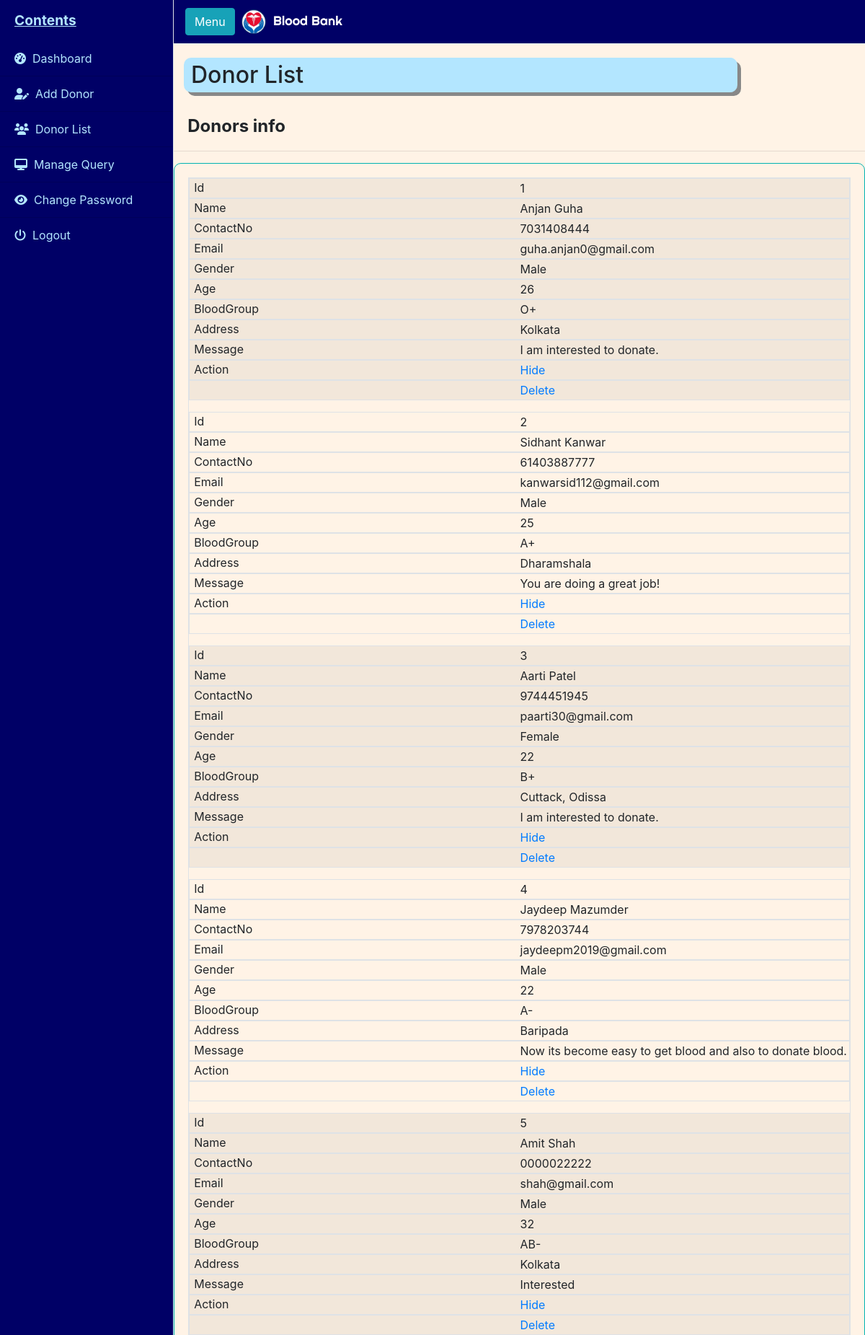
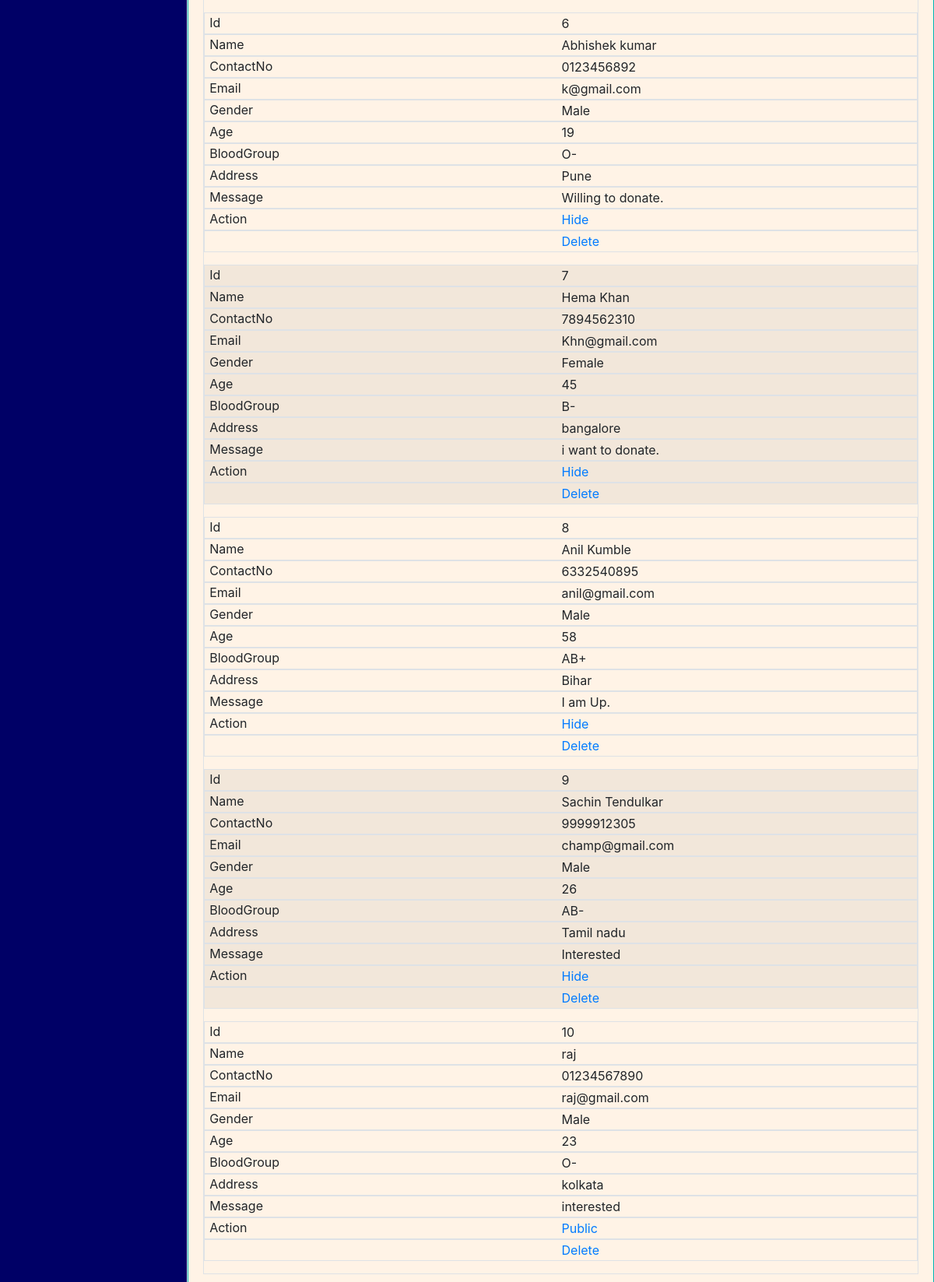
The page /adminpanel/donorlist.php (signed in) on the database its author committed (2 pictures, top to bottom).
### tables this page shows
CREATE TABLE `blooddonor` (
  `id` int(11) NOT NULL,
  `FullName` varchar(100) DEFAULT NULL,
  `MobileNumber` char(11) DEFAULT NULL,
  `EmailId` varchar(100) DEFAULT NULL,
  `Gender` varchar(20) DEFAULT NULL,
  `Age` int(11) DEFAULT NULL,
  `BloodGroup` varchar(20) DEFAULT NULL,
  `Address` varchar(255) DEFAULT NULL,
  `Message` mediumtext DEFAULT NULL,
  `PostingDate` timestamp NOT NULL DEFAULT current_timestamp(),
  `status` int(1) DEFAULT NULL
);

### adminpanel/donorlist.php (the view, shortened to what this page needs)
<?php
$conn = new mysqli("localhost", "root","","bloodbank");
?>
<!doctype html>
<html lang="en">
<head>
    <link rel="stylesheet" href="https://stackpath.bootstrapcdn.com/bootstrap/4.5.1/css/bootstrap.min.css">
    <link rel="stylesheet" type="text/css" href="https://cdnjs.cloudflare.com/ajax/libs/animate.css/4.1.0/animate.min.css">
</head>
<body style="background-color: #fff3e6;">
<div class="d-flex" id="wrapper">
<div class=" border-right" id="sidebar-wrapper"  style="background-color: #000066;">
  <div class="sidebar-heading" style="color:#b3e6ff;"><u><b>Contents </b></u></div>
  <div class="list-group list-group-flush">
    <a href="dashboard.php" class="list-group-item list-group-item-action" id="list"><i class="fas fa-tachometer-alt"></i>&nbsp Dashboard</a>
    <a href="adddonor.php" class="list-group-item list-group-item-action" id="list"><i class="fas fa-user-edit"></i>&nbsp Add Donor</a>
    <a href="donorlist.php" class="list-group-item list-group-item-action" id="list"><i class="fas fa-users"></i>&nbsp Donor List</a>
    <a href="managequery.php" class="list-group-item list-group-item-action" id="list"><i class="fas fa-desktop"></i>&nbsp Manage Query</a>
    <a href="changepassword.php" class="list-group-item list-group-item-action" id="list"><i class="fas fa-eye"></i>&nbsp Change Password</a>
    <a href="logout.php" class="list-group-item list-group-item-action" id="list"><i class="fas fa-power-off"></i>&nbsp Logout</a>
  </div>
</div>
<div id="page-content-wrapper">
  <nav class="navbar navbar-expand-lg navbar-light border-bottom" style="background-color: #000066;">
    <button class="btn btn-info" id="menu-toggle">Menu</button>
    <a class="navbar-brand" href="#" style="font-family: 'Lemonada', cursive;
            font-family: 'Righteous', cursive; font-size: 1.5vw; color: white;"><img src="images/icon.png" style="width: 7%; margin-left:2%;">&nbsp Blood Bank
        </a>
  </nav>
<div class="container-fulid">
    <div class="row">
        <div class="col-md-12">
        <h2 class="page-title" style="width:80%; padding:0.5%;margin-top:2%;margin-left:1.5%; padding-left: 1%; background-color:#b3e6ff;border-radius: 10px; box-shadow: 5px 5px #888888;">Donor List</h2>
        <div class="panel panel-default">
        <div class="panel-heading" style="font-size: 150%; margin-left:2%; margin-top:3%;"><b>Donors info </b></div><hr>
				    <div class="panel-body"  style="padding: 2%; border-radius: 10px; border: 1px solid #00b3b3;">
                    <table role="table" class="table-striped table-bordered" style="width: 100%;" >
						<tbody role="rowgroup">
                            <?php
                                $query = "select * from blooddonor";
                                    $result = $conn->query($query);
                                    $cnt=1;
                                    while($row = $result->fetch_assoc()){
                                    echo "<tr role='row'>";
                                    echo "<td role='cell'>$cnt</td>";
                                    echo "<td role='cell'>".$row["FullName"]."</td>";
                                    echo "<td role='cell'>".$row["MobileNumber"]."</td>";
                                    echo "<td role='cell'>".$row["EmailId"]."</td>";
                                    echo "<td role='cell'>".$row["Gender"]."</td>";
                                    echo "<td role='cell'>".$row["Age"]."</td>";
                                    echo "<td role='cell'>".$row["BloodGroup"]."</td>";
                                    echo "<td role='cell'>".$row["Address"]."</td>";
                                    echo "<td role='cell'>".$row["Message"]."</td>";
                                   if($row['status'] == 1){
                                    echo "<td> <a href='donorlist.php?hidden=".$row["id"]."'  onclick=\"javascript:return confirm('Do you really want to hide this detail?');\"> Hide </a>  </td>";
                                   }else{
                                    echo  "<td> <a href='donorlist.php?public=".$row["id"]."'  onclick=\"javascript:return confirm('Do you really want to public this detail?');\">Public</a> </td>";
                                   }
                                     echo "<td><a href='donorlist.php?del=".$row["id"]."'  onclick=\"javascript:return confirm('Do you really want to delete this record?');\">Delete</a> </td>";
                                    echo"</tr>";
                                        ?>
                                     <?php $cnt=$cnt+1; } ?>
                        </tbody>
                    </table>
                    </div>
                </div>
            </div>
         </div>
    </div>
</div>
</body>
</html>

### adminpanel/donorlist.php (style rules this page uses)
#wrapper { overflow-x: hidden; }
#sidebar-wrapper { min-height: 100vh; margin-left: -15rem; -webkit-transition: margin .25s ease-out; -moz-transition: margin .25s ease-out; -o-transition: margin .25s ease-out; transition: margin .25s ease-out; }
#sidebar-wrapper .sidebar-heading { padding: 0.875rem 1.25rem; font-size: 1.2rem; }
#sidebar-wrapper .list-group { width: 15rem; }
#page-content-wrapper { min-width: 100vw; }
@media (min-width: 768px) { #sidebar-wrapper { margin-left: 0; } }
@media (min-width: 768px) { #page-content-wrapper { min-width: 0; width: 100%; } }
#list { background-color: #000066; color:#b3e6ff; }
@media only screen 
    and (max-width: 760px), (min-device-width: 768px) 
    and (max-device-width: 1024px) { table, thead, tbody, th, td, tr { display: block; } }
@media only screen 
    and (max-width: 760px), (min-device-width: 768px) 
    and (max-device-width: 1024px) { tr { margin: 0 0 1rem 0; } }
@media only screen 
    and (max-width: 760px), (min-device-width: 768px) 
    and (max-device-width: 1024px) { tr:nth-child(odd) { background: #ccc; } }
@media only screen 
    and (max-width: 760px), (min-device-width: 768px) 
    and (max-device-width: 1024px) { td { border-bottom: 1px solid #eee; position: relative; padding-left: 50%; } }
@media only screen 
    and (max-width: 760px), (min-device-width: 768px) 
    and (max-device-width: 1024px) { td:before { position: absolute; top: 0; left: 6px; width: 45%; padding-right: 10px; white-space: nowrap; } }
@media only screen 
    and (max-width: 760px), (min-device-width: 768px) 
    and (max-device-width: 1024px) { td:nth-of-type(1):before { content: "Id"; } }
@media only screen 
    and (max-width: 760px), (min-device-width: 768px) 
    and (max-device-width: 1024px) { td:nth-of-type(2):before { content: "Name"; } }
@media only screen 
    and (max-width: 760px), (min-device-width: 768px) 
    and (max-device-width: 1024px) { td:nth-of-type(3):before { content: "ContactNo"; } }
@media only screen 
    and (max-width: 760px), (min-device-width: 768px) 
    and (max-device-width: 1024px) { td:nth-of-type(4):before { content: "Email"; } }
@media only screen 
    and (max-width: 760px), (min-device-width: 768px) 
    and (max-device-width: 1024px) { td:nth-of-type(5):before { content: "Gender"; } }
@media only screen 
    and (max-width: 760px), (min-device-width: 768px) 
    and (max-device-width: 1024px) { td:nth-of-type(6):before { content: "Age"; } }
@media only screen 
    and (max-width: 760px), (min-device-width: 768px) 
    and (max-device-width: 1024px) { td:nth-of-type(7):before { content: "BloodGroup"; } }
@media only screen 
    and (max-width: 760px), (min-device-width: 768px) 
    and (max-device-width: 1024px) { td:nth-of-type(8):before { content: "Address"; } }
@media only screen 
    and (max-width: 760px), (min-device-width: 768px) 
    and (max-device-width: 1024px) { td:nth-of-type(9):before { content: "Message"; } }
@media only screen 
    and (max-width: 760px), (min-device-width: 768px) 
    and (max-device-width: 1024px) { td:nth-of-type(10):before { content: "Action"; } }

### rows shown on the page
blooddonor: FullName "Anjan Guha", MobileNumber "7031408444", EmailId "guha.anjan0@gmail.com", Gender "Male", Age "26", BloodGroup "O+", Address "Kolkata", Message "I am interested to donate."
blooddonor: FullName "Sidhant Kanwar", MobileNumber "61403887777", EmailId "kanwarsid112@gmail.com", Gender "Male", Age "25", BloodGroup "A+", Address "Dharamshala", Message "You are doing a great job!"
blooddonor: FullName "Aarti Patel", MobileNumber "9744451945", EmailId "paarti30@gmail.com", Gender "Female", Age "22", BloodGroup "B+", Address "Cuttack, Odissa", Message "I am interested to donate."
blooddonor: FullName "Jaydeep Mazumder", MobileNumber "7978203744", EmailId "jaydeepm2019@gmail.com", Gender "Male", Age "22", BloodGroup "A-", Address "Baripada", Message "Now its become easy to get blood and also to donate blood."
blooddonor: FullName "Amit Shah", MobileNumber "0000022222", EmailId "shah@gmail.com", Gender "Male", Age "32", BloodGroup "AB-", Address "Kolkata", Message "Interested"
blooddonor: FullName "Abhishek kumar", MobileNumber "0123456892", EmailId "k@gmail.com", Gender "Male", Age "19", BloodGroup "O-", Address "Pune", Message "Willing to donate."
blooddonor: FullName "Hema Khan", MobileNumber "7894562310", EmailId "Khn@gmail.com", Gender "Female", Age "45", BloodGroup "B-", Address "bangalore", Message "i want to donate."
blooddonor: FullName "Anil Kumble", MobileNumber "6332540895", EmailId "anil@gmail.com", Gender "Male", Age "58", BloodGroup "AB+", Address "Bihar", Message "I am Up."
blooddonor: FullName "Sachin Tendulkar", MobileNumber "9999912305", EmailId "champ@gmail.com", Gender "Male", Age "26", BloodGroup "AB-", Address "Tamil nadu", Message "Interested"
blooddonor: FullName "raj", MobileNumber "01234567890", EmailId "raj@gmail.com", Gender "Male", Age "23", BloodGroup "O-", Address "kolkata", Message "interested"
